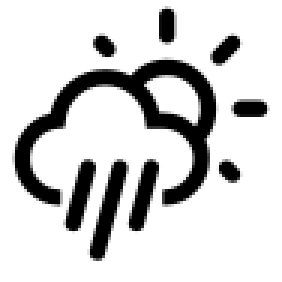
#> input picture img/meteo/wi-day-rain.png, 94 x 94 px (shown 3 times larger)
$ python img_convert_to_1.py ../../img/meteo/wi-day-rain.png
#> lines starting #> are read from the running program, lines starting #| are printed output that depends on the picture; after the words box and inside, x2 and y2 are one past the last pixel; in counts of white or black regions, pixels touching at a corner belong together
import os, sys
from PIL import Image

for infile in sys.argv[1:]:
    f, e = os.path.splitext(infile)
    outfile = f + '_BW.jpg'
    if infile != outfile:
        try:
            with Image.open(infile) as im:
#> im is the input picture: PIL image 94x94 RGBA; mean R, G, B, A 209.6, 209.6, 209.6, 255
                img_grayscale = im.convert('1')
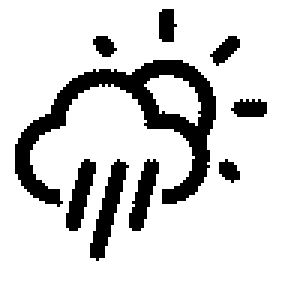
#> img_grayscale: PIL image 94x94 1 (shown 3 times larger); 82.2% white; 9 black regions, largest, box (x1, y1, x2, y2) and area: (5, 20, 72, 69) 910, (30, 53, 43, 87) 173, (22, 53, 32, 77) 125
                img_grayscale.save(outfile)
        except OSError as e:
            print(f'cannot convert {infile}: {e}')

$ run again, on img/meteo/wi-day-snow.png
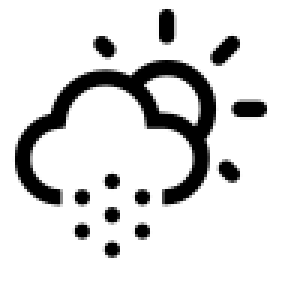
#> input picture img/meteo/wi-day-snow.png, 94 x 94 px (shown 3 times larger)
#> im is the input picture: PIL image 94x94 RGBA; mean R, G, B, A 217.8, 217.8, 217.8, 255
#> `img_grayscale = im.convert('1')`:
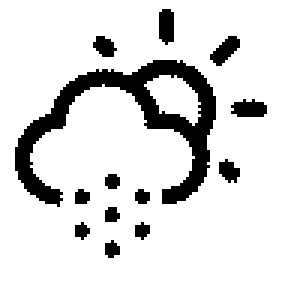
#> img_grayscale: PIL image 94x94 1 (shown 3 times larger); 85.4% white; 13 black regions, largest, box (x1, y1, x2, y2) and area: (5, 20, 72, 69) 906, (77, 33, 89, 39) 56, (70, 12, 80, 22) 54

$ run again, on img/meteo/wi-day-sunny-overcast.png
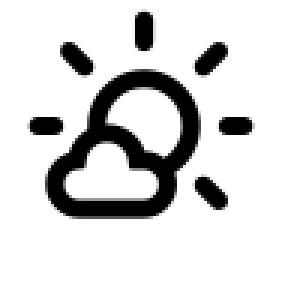
#> input picture img/meteo/wi-day-sunny-overcast.png, 94 x 94 px (shown 3 times larger)
#> im is the input picture: PIL image 94x94 RGBA; mean R, G, B, A 213.5, 213.5, 213.5, 255
#> `img_grayscale = im.convert('1')`:
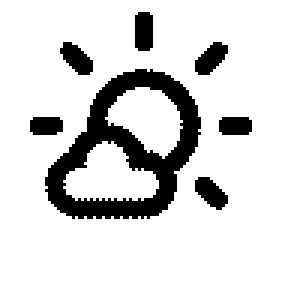
#> img_grayscale: PIL image 94x94 1 (shown 3 times larger); 83.6% white; 7 black regions, largest, box (x1, y1, x2, y2) and area: (15, 23, 67, 73) 1025, (65, 14, 76, 25) 75, (45, 4, 51, 17) 74
